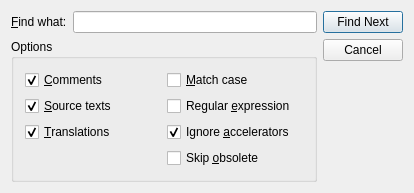
<?xml version="1.0" encoding="UTF-8"?>
<ui version="4.0">
 <comment>*********************************************************************
**
** Copyright (C) 2016 The Qt Company Ltd.
** Contact: https://www.qt.io/licensing/
**
** This file is part of the Qt Linguist of the Qt Toolkit.
**
** $QT_BEGIN_LICENSE:GPL-EXCEPT$
** Commercial License Usage
** Licensees holding valid commercial Qt licenses may use this file in
** accordance with the commercial license agreement provided with the
** Software or, alternatively, in accordance with the terms contained in
** a written agreement between you and The Qt Company. For licensing terms
** and conditions see https://www.qt.io/terms-conditions. For further
** information use the contact form at https://www.qt.io/contact-us.
**
** GNU General Public License Usage
** Alternatively, this file may be used under the terms of the GNU
** General Public License version 3 as published by the Free Software
** Foundation with exceptions as appearing in the file LICENSE.GPL3-EXCEPT
** included in the packaging of this file. Please review the following
** information to ensure the GNU General Public License requirements will
** be met: https://www.gnu.org/licenses/gpl-3.0.html.
**
** $QT_END_LICENSE$
**
*********************************************************************</comment>
 <class>FindDialog</class>
 <widget class="QDialog" name="FindDialog">
  <property name="geometry">
   <rect>
    <x>0</x>
    <y>0</y>
    <width>414</width>
    <height>175</height>
   </rect>
  </property>
  <property name="sizePolicy">
   <sizepolicy hsizetype="Preferred" vsizetype="Maximum">
    <horstretch>0</horstretch>
    <verstretch>0</verstretch>
   </sizepolicy>
  </property>
  <property name="windowTitle">
   <string>Find</string>
  </property>
  <property name="whatsThis">
   <string>This window allows you to search for some text in the translation source file.</string>
  </property>
  <layout class="QHBoxLayout">
   <property name="leftMargin">
    <number>11</number>
   </property>
   <property name="topMargin">
    <number>11</number>
   </property>
   <property name="rightMargin">
    <number>11</number>
   </property>
   <property name="bottomMargin">
    <number>11</number>
   </property>
   <item>
    <layout class="QVBoxLayout">
     <item>
      <layout class="QHBoxLayout">
       <item>
        <widget class="QLabel" name="findWhat">
         <property name="text">
          <string>&amp;Find what:</string>
         </property>
         <property name="buddy">
          <cstring>led</cstring>
         </property>
        </widget>
       </item>
       <item>
        <widget class="QLineEdit" name="led">
         <property name="whatsThis">
          <string>Type in the text to search for.</string>
         </property>
        </widget>
       </item>
      </layout>
     </item>
     <item>
      <widget class="QGroupBox" name="groupBox">
       <property name="title">
        <string>Options</string>
       </property>
       <layout class="QGridLayout">
        <item row="1" column="1">
         <widget class="QCheckBox" name="useRegExp">
          <property name="whatsThis">
           <string>Lets you use a Perl-compatible regular expression</string>
          </property>
          <property name="text">
           <string>Regular &amp;expression</string>
          </property>
         </widget>
        </item>
        <item row="0" column="1">
         <widget class="QCheckBox" name="matchCase">
          <property name="whatsThis">
           <string>Texts such as 'TeX' and 'tex' are considered as different when checked.</string>
          </property>
          <property name="text">
           <string>&amp;Match case</string>
          </property>
         </widget>
        </item>
        <item row="1" column="0">
         <widget class="QCheckBox" name="sourceText">
          <property name="whatsThis">
           <string>Source texts are searched when checked.</string>
          </property>
          <property name="text">
           <string>&amp;Source texts</string>
          </property>
          <property name="checked">
           <bool>true</bool>
          </property>
         </widget>
        </item>
        <item row="3" column="1">
         <widget class="QCheckBox" name="skipObsolete">
          <property name="whatsThis">
           <string>Obsoleted messages are skipped when checked.</string>
          </property>
          <property name="text">
           <string>Skip &amp;obsolete</string>
          </property>
         </widget>
        </item>
        <item row="0" column="0">
         <widget class="QCheckBox" name="comments">
          <property name="whatsThis">
           <string>Comments and contexts are searched when checked.</string>
          </property>
          <property name="text">
           <string>&amp;Comments</string>
          </property>
          <property name="checked">
           <bool>true</bool>
          </property>
         </widget>
        </item>
        <item row="2" column="1">
         <widget class="QCheckBox" name="ignoreAccelerators">
          <property name="text">
           <string>Ignore &amp;accelerators</string>
          </property>
          <property name="checked">
           <bool>true</bool>
          </property>
         </widget>
        </item>
        <item row="2" column="0">
         <widget class="QCheckBox" name="translations">
          <property name="whatsThis">
           <string>Translations are searched when checked.</string>
          </property>
          <property name="text">
           <string>&amp;Translations</string>
          </property>
          <property name="checked">
           <bool>true</bool>
          </property>
         </widget>
        </item>
       </layout>
      </widget>
     </item>
    </layout>
   </item>
   <item>
    <layout class="QVBoxLayout">
     <item>
      <widget class="QPushButton" name="findNxt">
       <property name="whatsThis">
        <string>Click here to find the next occurrence of the text you typed in.</string>
       </property>
       <property name="text">
        <string>Find Next</string>
       </property>
       <property name="default">
        <bool>true</bool>
       </property>
       <property name="flat">
        <bool>false</bool>
       </property>
      </widget>
     </item>
     <item>
      <widget class="QPushButton" name="cancel">
       <property name="whatsThis">
        <string>Click here to close this window.</string>
       </property>
       <property name="text">
        <string>Cancel</string>
       </property>
      </widget>
     </item>
     <item>
      <spacer>
       <property name="orientation">
        <enum>Qt::Vertical</enum>
       </property>
       <property name="sizeType">
        <enum>QSizePolicy::Expanding</enum>
       </property>
       <property name="sizeHint" stdset="0">
        <size>
         <width>20</width>
         <height>51</height>
        </size>
       </property>
      </spacer>
     </item>
    </layout>
   </item>
  </layout>
 </widget>
 <layoutdefault spacing="6" margin="11"/>
 <tabstops>
  <tabstop>led</tabstop>
  <tabstop>findNxt</tabstop>
  <tabstop>cancel</tabstop>
  <tabstop>comments</tabstop>
  <tabstop>sourceText</tabstop>
  <tabstop>translations</tabstop>
  <tabstop>matchCase</tabstop>
 </tabstops>
 <resources/>
 <connections>
  <connection>
   <sender>cancel</sender>
   <signal>clicked()</signal>
   <receiver>FindDialog</receiver>
   <slot>reject()</slot>
   <hints>
    <hint type="sourcelabel">
     <x>372</x>
     <y>58</y>
    </hint>
    <hint type="destinationlabel">
     <x>373</x>
     <y>109</y>
    </hint>
   </hints>
  </connection>
 </connections>
</ui>
